Frame 1 (no input): blank canvas, image omitted
Frame 60 (no input): blank canvas, image omitted
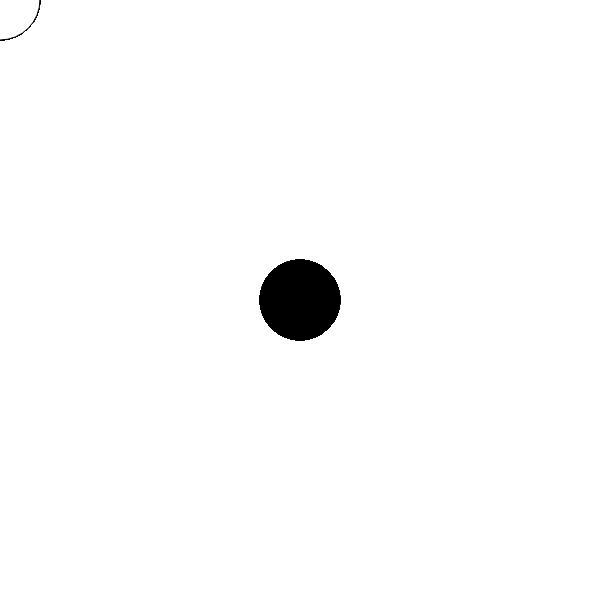
Frame 120 (the mouse pressed at the canvas centre since frame 60)

The p5.js sketch whose frames 1 and 60 were blank and that drew this single picture after the mouse press (run headless with seeded random() and noise() and a simulated clock; from frame 60 on, the mouse is pressed at the canvas centre):

// p5.js sketch
// ── sketch.js
function setup() {
  // put setup code here
  createCanvas(600,600);
}

function draw() {
  // put drawing code here
  if(mouseIsPressed) {
    fill(0);
  } else {
    fill(255);
  }
  r = 80;
  ellipse(mouseX, mouseY, r, r)
}
